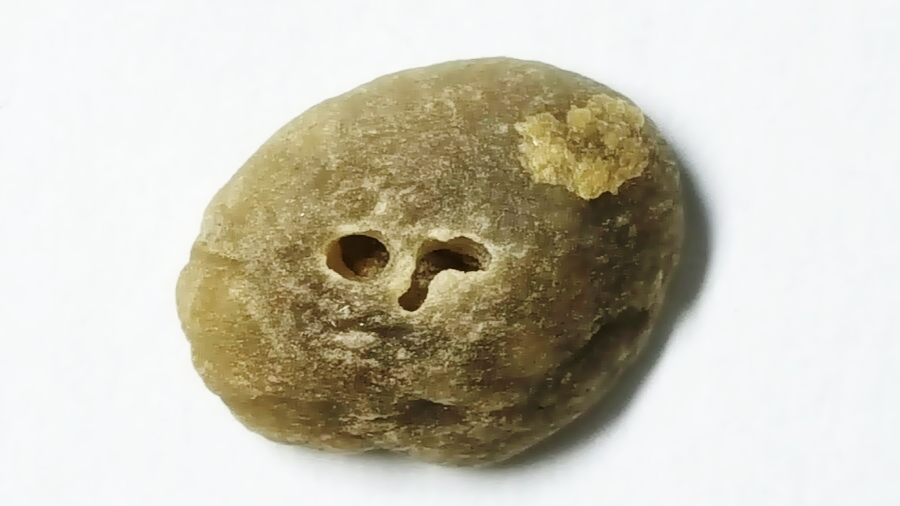
#> input picture Coffee_Inspection_Work/research_notebook/hwan_opencv/init_opencv/image/insect_damage.jpg, 900 x 506 px, found by its file name
$ python 'OpenCV_ch21_윤곽선검출.py'
#> lines starting #> are read from the running program, lines starting #| are printed output that depends on the picture; after the words box and inside, x2 and y2 are one past the last pixel; in counts of white or black regions, pixels touching at a corner belong together
import cv2

src = cv2.imread('./data/insect_damage.jpg', cv2.IMREAD_COLOR)
#> src is the input picture: shape (506, 900, 3); mean B, G, R 182.4, 197.5, 201.3

# 윤곽선을 검출하는 주된 요소는 하얀색의 객체를 검출한다
# 그러므로 배경은 검은색이며 검출하려는 물체는 하얀색의 성질을 띄게끔 변형
# 이진화 처리 후, 반전시켜 검출하려는 물체를 하얀색의 성질을 띄도록 변환
gray = cv2.cvtColor(src, cv2.COLOR_RGB2GRAY)
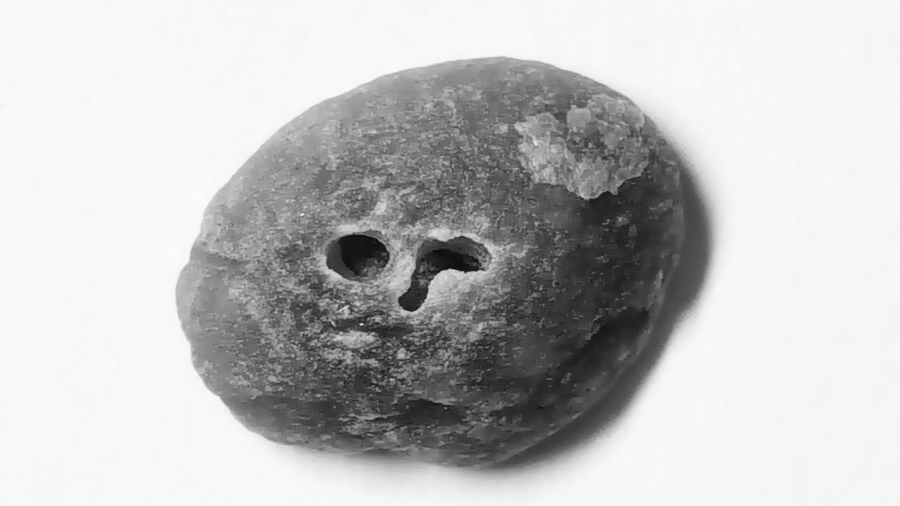
#> gray: shape (506, 900); min 8, max 252, mean 193.2
ret, binary = cv2.threshold(gray, 180, 255, cv2.THRESH_BINARY)
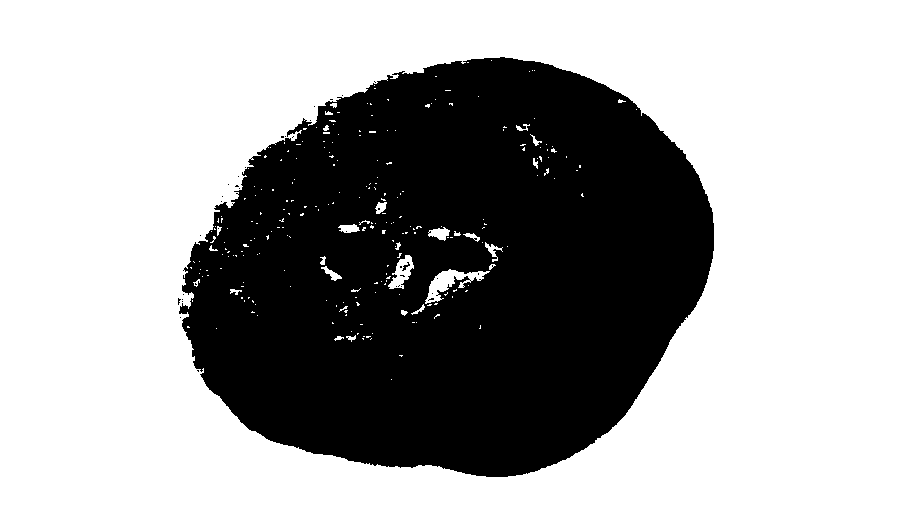
#> binary: shape (506, 900); 63.6% white; 37 black regions (35 under 20 px), largest, box (x1, y1, x2, y2) and area: (179, 57, 714, 477) 165783, (402, 262, 410, 271) 26

# binary 이미지 확인
# cv2.imshow('binary', binary)
# cv2.waitKey(0)
# cv2.destroyAllWindows()

binary = cv2.bitwise_not(binary)
#> binary: shape (506, 900); 36.4% white; 37 white regions (35 under 20 px)

# # binary 이미지 확인
# cv2.imshow('binary', binary)
# cv2.waitKey(0)
# cv2.destroyAllWindows()


# cv2.findContours()를 이용하여 이진화 이미지에서 윤곽선(컨투어)를 검색
# cv2.findContours(이진화 이미지, 검색 방법, 근사화 방법)을 의미 => 윤곽선, 계층 구조를 반환
# 윤곽선 : Numpy array => 윤곽선의 좌표
# 계층 구조 : 윤곽선에 해당하는 속성 정보
contours, hierachy = cv2.findContours(binary, cv2.RETR_CCOMP, cv2.CHAIN_APPROX_NONE)
#> contours = 316 contours, 278 with area under 20; largest, box (x1, y1, x2, y2) and area: (179, 57, 714, 477) 168246, (424, 268, 491, 305) 853, (387, 254, 415, 290) 517, (427, 226, 451, 242) 211, (337, 223, 361, 234) 163

for i in range(len(contours)):
    # cv2.drawContours()을 이용하여 검출된 윤곽선을 그린다
    # cv2.drawContours(이미지, [윤곽선], 윤곽선 인덱스, (B, G, R), 두께, 선형 타입)
    # 윤곽선 : Numpy array
    # 윤곽선 인덱스 : 윤곽선 배열에서 몇 번째 인덱스의 윤곽선을 그릴지를 의미
    cv2.drawContours(src, [contours[i]], 0, (0,0,255), 2)
    cv2.putText(src, str(i), tuple(contours[i][0][0]), cv2.FONT_HERSHEY_COMPLEX, 0.8, print(i, hierachy[0][i]))
    cv2.imshow('src', src)
    cv2.waitKey(0)
#> this loop made 316 passes
#| 0 [ 1 -1 -1 -1]
#| 1 [ 2  0 -1 -1]
#| 2 [ 3  1 -1 -1]
#| 3 [ 4  2 -1 -1]
#| 4 [ 5  3 -1 -1]
#| 5 [ 6  4 -1 -1]
#| 6 [ 7  5 -1 -1]
#| 7 [ 8  6 -1 -1]
#> (further printed lines are left out)
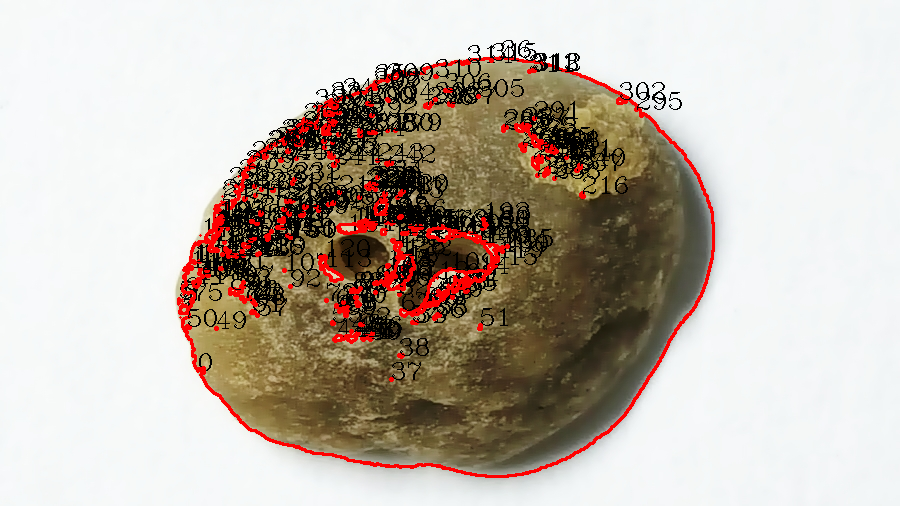
#> src: shape (506, 900, 3); 9.91% of pixels changed, all inside (x1, y1, x2, y2) = (177, 40, 715, 478)


cv2.destroyAllWindows()

# 검색 방법
# cv2.RETR_EXTERNAL : 외곽 윤곽선만 검출하며, 계층 구조를 구성하지 않습니다.

# cv2.RETR_LIST : 모든 윤곽선을 검출하며, 계층 구조를 구성하지 않습니다.

# cv2.RETR_CCOMP : 모든 윤곽선을 검출하며, 계층 구조는 2단계로 구성합니다.

# cv2.RETR_TREE : 모든 윤곽선을 검출하며, 계층 구조를 모두 형성합니다. (Tree 구조)


# 근사화 방법

# cv2.CHAIN_APPROX_NONE : 윤곽점들의 모든 점을 반환합니다.

# cv2.CHAIN_APPROX_SIMPLE : 윤곽점들 단순화 수평, 수직 및 대각선 요소를 압축하고 끝점만 남겨 둡니다.

# cv2.CHAIN_APPROX_TC89_L1 : 프리먼 체인 코드에서의 윤곽선으로 적용합니다.

# cv2.CHAIN_APPROX_TC89_KCOS : 프리먼 체인 코드에서의 윤곽선으로 적용합니다.


# 계층 구조
# 윤곽선의 포함관계를 나타낸다

$ run again, with Coffee_Inspection_Work/research_notebook/hwan_opencv/init_opencv/image/obama.jpg copied over Coffee_Inspection_Work/research_notebook/hwan_opencv/init_opencv/image/insect_damage.jpg
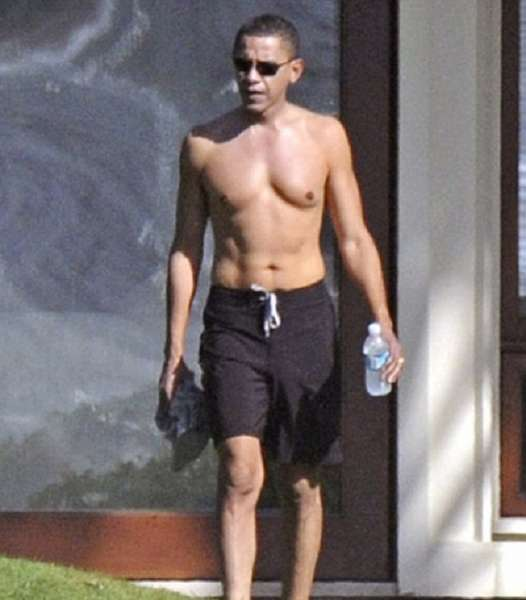
#> input picture Coffee_Inspection_Work/research_notebook/hwan_opencv/init_opencv/image/obama.jpg, 526 x 600 px, found by its file name
#> src is the input picture: shape (600, 526, 3); mean B, G, R 111.1, 110.5, 119.5
#> `ret, binary = cv2.threshold(gray, 180, 255, cv2.THRESH_BINARY)`:
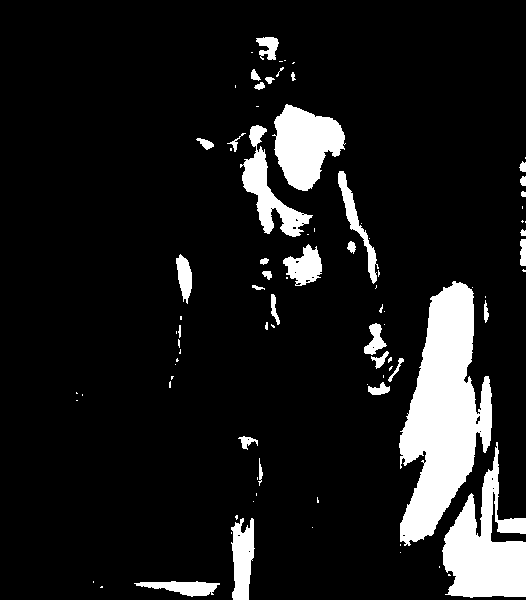
#> binary: shape (600, 526); 10.9% white; 89 white regions (53 under 20 px), largest, box (x1, y1, x2, y2) and area: (399, 281, 492, 546) 13870, (442, 442, 526, 598) 6716, (272, 104, 346, 191) 4011
#> contours = 111 contours, 77 with area under 20; largest, box (x1, y1, x2, y2) and area: (0, 0, 526, 600) 305298, (398, 280, 493, 547) 14292, (273, 103, 346, 192) 4134, (241, 124, 314, 238) 2605, (282, 243, 323, 287) 1059
#> the loop `for i in range(len(contours)):` made 111 passes
#| 0 [ 1 -1 -1 -1]
#| 1 [ 2  0 -1 -1]
#| 2 [ 3  1 -1 -1]
#| 3 [ 4  2 -1 -1]
#| 4 [ 5  3 -1 -1]
#> (further printed lines are left out)
#> after the loop `for i in range(len(contours)):`:
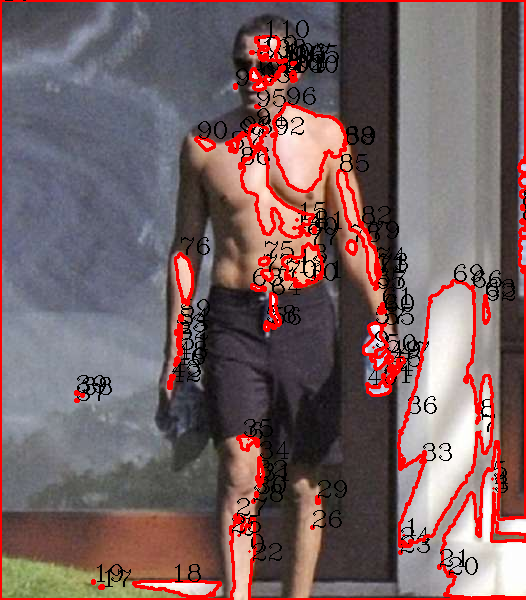
#> src: shape (600, 526, 3); 9.65% of pixels changed, all inside (x1, y1, x2, y2) = (0, 0, 526, 600)
